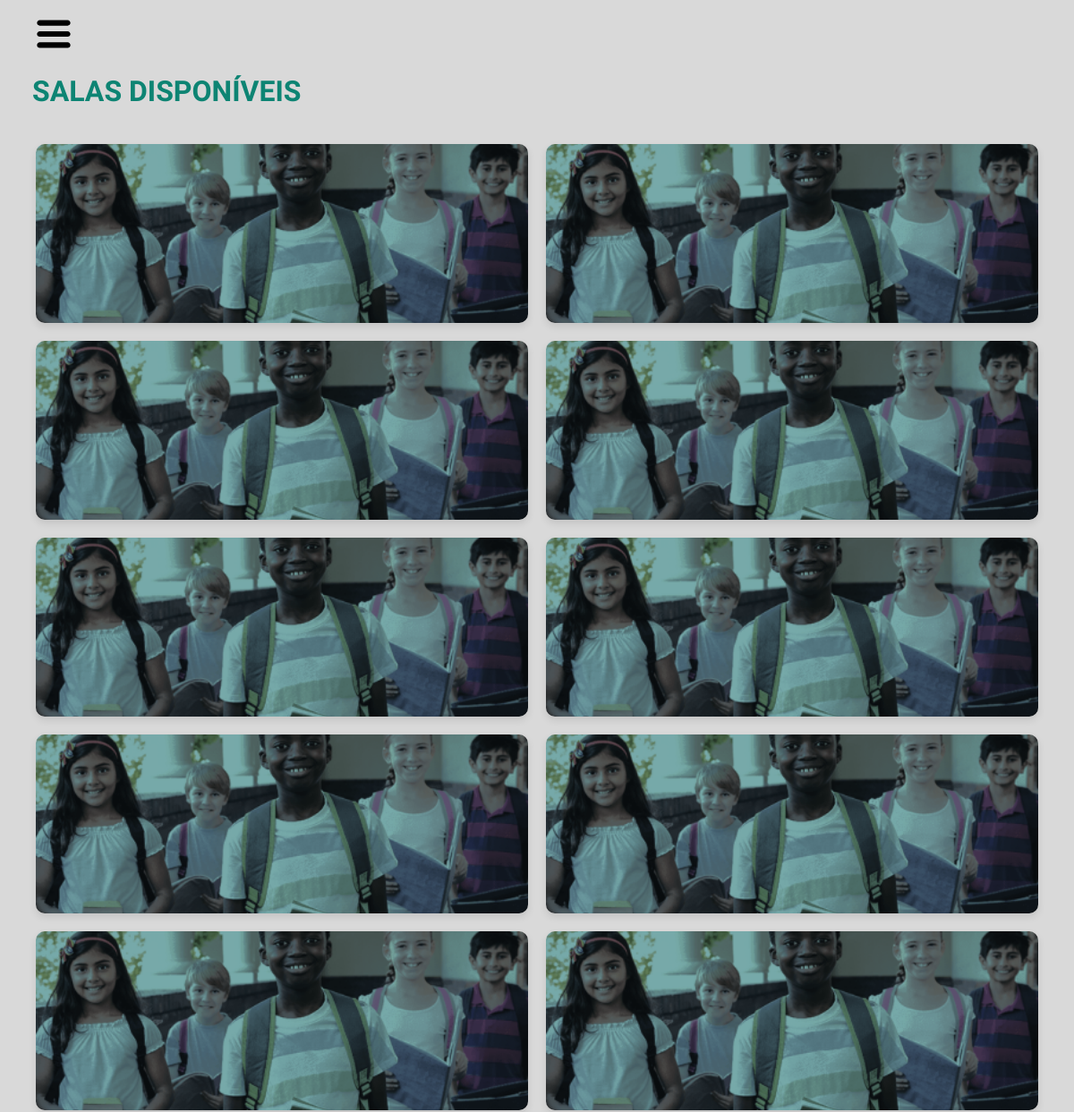
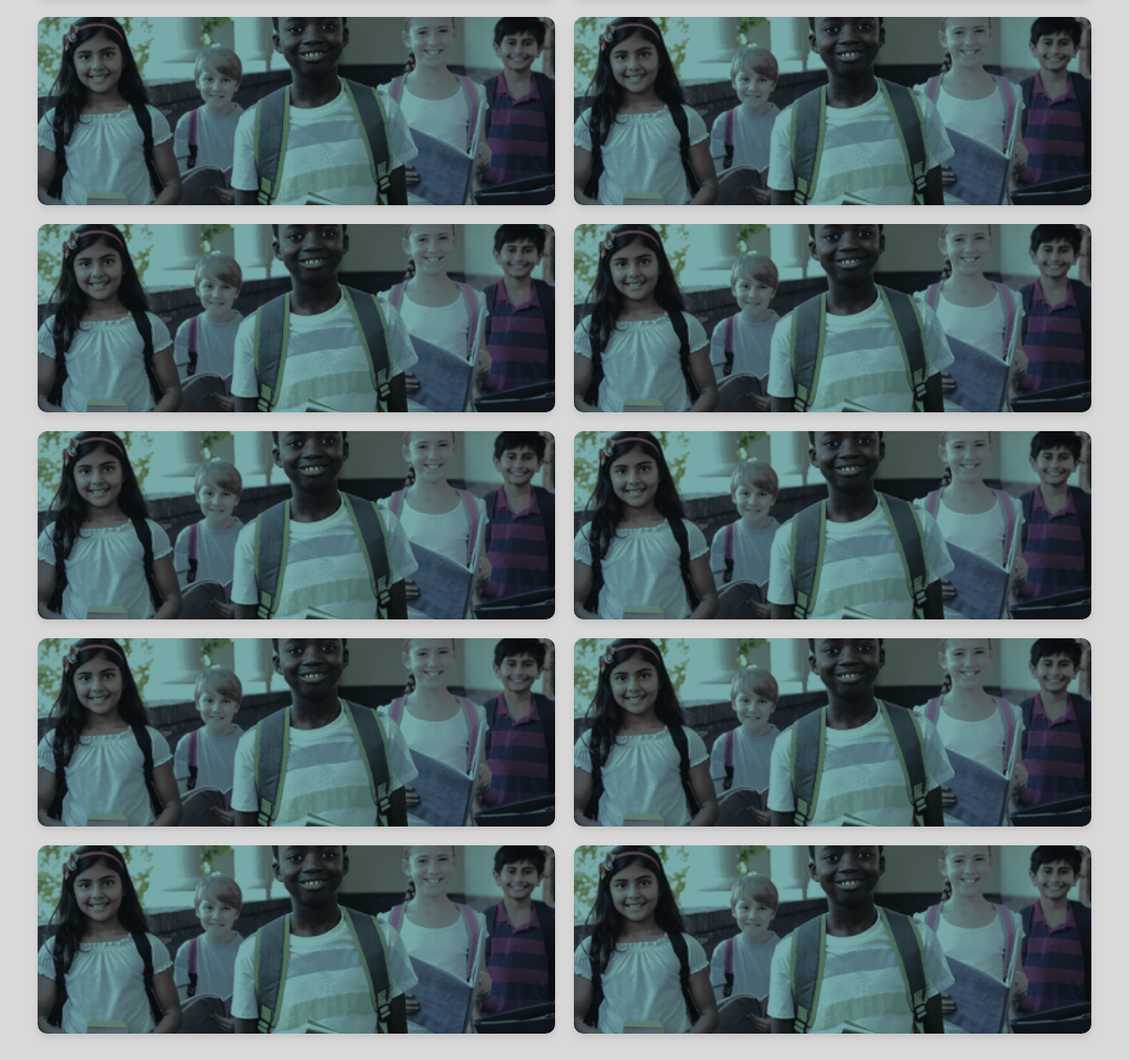
The app's page /disp_classrooms_list.php with its own data (2 pictures, top to bottom).
### tables this page shows
CREATE TABLE `classrooms` (
  `id_class` int(11) NOT NULL,
  `identification` varchar(100) NOT NULL,
  `conditionstatus` tinyint(1) NOT NULL,
  `equipaments` text NOT NULL,
  `description` text NOT NULL
);

### App/Controller/ClassroomController.php (called while the page is built, shortened)
<?php
require_once 'C:\xampp\htdocs\class_scheduling\App\Model\ClassroomModel.php';
class   ClassroomController
{
    private $classroommodel;
    public function __construct($pdo)
    {
        $this->classroommodel = new classroomModel($pdo);
    }
    public function listClassrooms()
    {
        return $this->classroommodel->listClassrooms();
    }
    public function showDispClassroomsList()
    {
        $classrooms = $this->listClassrooms();
        include 'C:\xampp\htdocs\class_scheduling\App\View\Classrooms\view_disp.php';
    }
}

### App/Model/ClassroomModel.php (called while the page is built, shortened)
<?php
class ClassroomModel
{
    private $pdo;
    public function __construct($pdo)
    {
        $this->pdo = $pdo;
    }
    public function listClassrooms()
    {
        $sql = "SELECT * FROM classrooms";
        $stmt = $this->pdo->query($sql);
        return $stmt->fetchAll(PDO::FETCH_ASSOC);
    }
}

### App/View/Classrooms/view_disp.php (the view, shortened to what this page needs)
<?php
include_once 'C:\xampp\htdocs\class_scheduling\App\Controller\ClassroomController.php';
?>
<!DOCTYPE html>
<html lang="pt-br">
<head>
</head>
<body>
<header>
        <div class="menu-toggle" id="menu-toggle">
        </div>
    </header>
        <div class="ttl-DC">
            <h2>SALAS DISPONÍVEIS</h2>
        </div>
    <div class="classroom-grid">
        <?php
            try {
                foreach ($classrooms as $classroom) {
                    if ($classroom['conditionstatus'] == 0) {
                        ?>
                        <div class="classroom-card">
                            <a href="scheduling.php?id=<?php echo $classroom['id_class']; ?>">
                                <div class="classroom-image-container">
                                    <img src="../Resources/Images/img-1.png" alt="<?php echo $classroom['identification']; ?>">
                                </div>
                            </a>
                        </div>
                        <?php
                    }
                }
            } catch (PDOException $e) {
                echo "<p>Erro ao exibir salas de aula: " . $e->getMessage() . "</p>";
            }
        ?>
    </div>
</body>
</html>

### Resources/Css/disp_classrooms.css (style rules this page uses)
* { margin: 0; padding: 0; box-sizing: border-box; }
body { font-family: "SUSE", sans-serif; background-color: #D9D9D9; }
.ttl-DC { width: 100%; height: auto; display: flex; justify-content: start; align-items: center; }
.ttl-DC h2 { font-family: "SUSE", sans-serif; font-optical-sizing: auto; font-weight: 600; font-size: 2rem; color: #0D8473; margin: 0 0 0 3vw; }
.classroom-grid { display: grid; grid-template-columns: repeat(3, 1fr); gap: 20px; padding: 40px; }
.classroom-card { position: relative; overflow: hidden; background-color: #e0e0e0; border-radius: 10px; box-shadow: 0 4px 8px rgba(0, 0, 0, 0.1); transition: transform 0.3s ease-in-out; }
.classroom-image-container { position: relative; width: 100%; height: 200px; overflow: hidden; }
.classroom-image-container img { width: 100%; height: 100%; object-fit: cover; }
@media (max-width: 1200px) { .classroom-grid { grid-template-columns: repeat(2, 1fr); } }

### Resources/Css/sandwich-menu.css (style rules this page uses)
body, html { margin: 0; padding: 0; font-family: Arial, sans-serif; }
header { position: relative; color: #E1E1E1; padding: 10px; }
.menu-open-button { height: 7vh; }
.menu-toggle { position: relative; font-size: 30px; cursor: pointer; width: 50%; }

### records on screen
classrooms: conditionstatus 0 (drawn)
classrooms: conditionstatus 0 (drawn)
classrooms: conditionstatus 0 (drawn)
classrooms: conditionstatus 0 (drawn)
classrooms: conditionstatus 0 (drawn)
classrooms: conditionstatus 0 (drawn)
classrooms: conditionstatus 0 (drawn)
classrooms: conditionstatus 0 (drawn)
classrooms: conditionstatus 0 (drawn)
classrooms: conditionstatus 0 (drawn)
classrooms: conditionstatus 0 (drawn)
classrooms: conditionstatus 0 (drawn)
classrooms: conditionstatus 0 (drawn)
classrooms: conditionstatus 0 (drawn)
classrooms: conditionstatus 0 (drawn)
classrooms: conditionstatus 0 (drawn)
classrooms: conditionstatus 0 (drawn)
classrooms: conditionstatus 0 (drawn)
classrooms: conditionstatus 0 (drawn)
classrooms: conditionstatus 0 (drawn)
